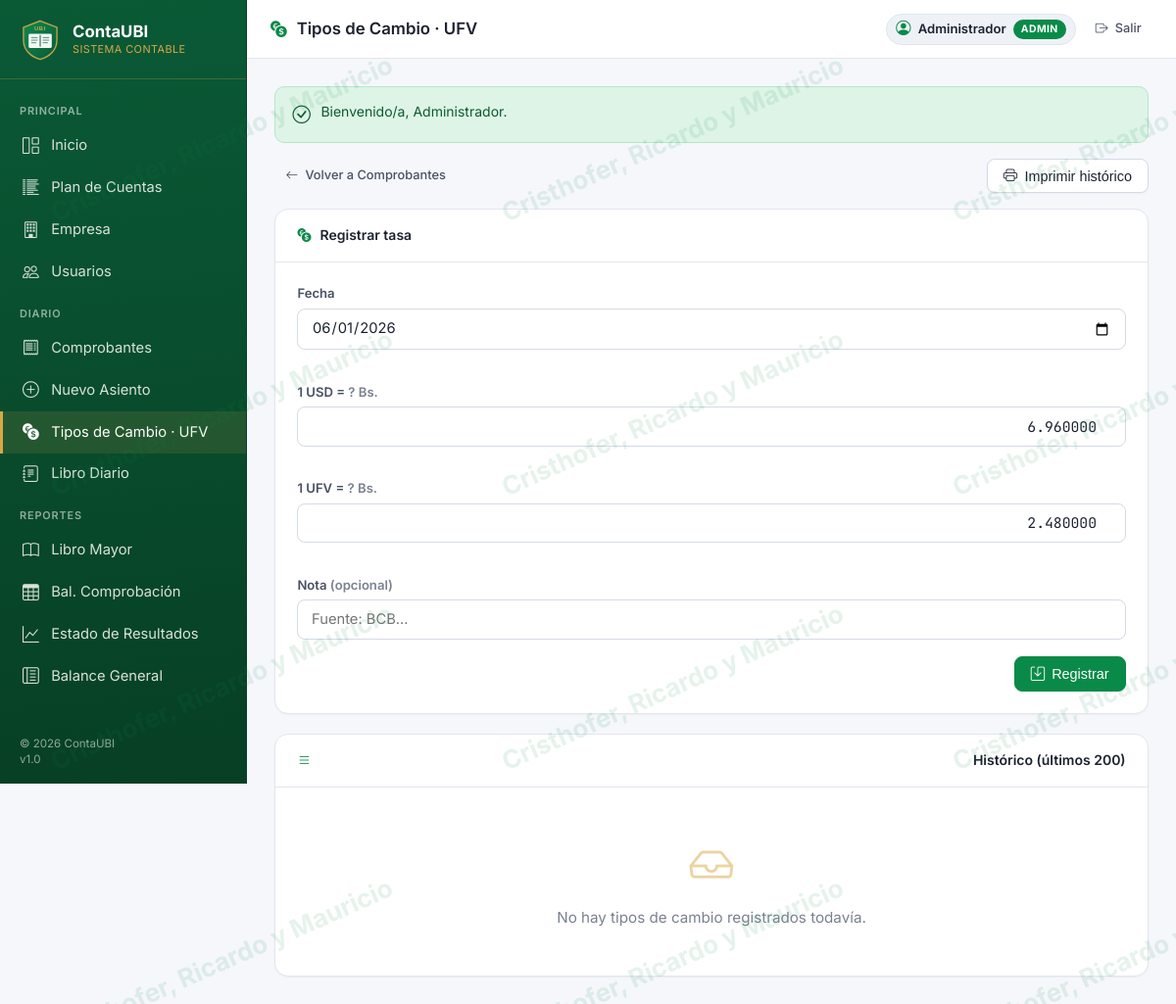
Page /tipos_cambio.php (signed in) on the earlier database version.
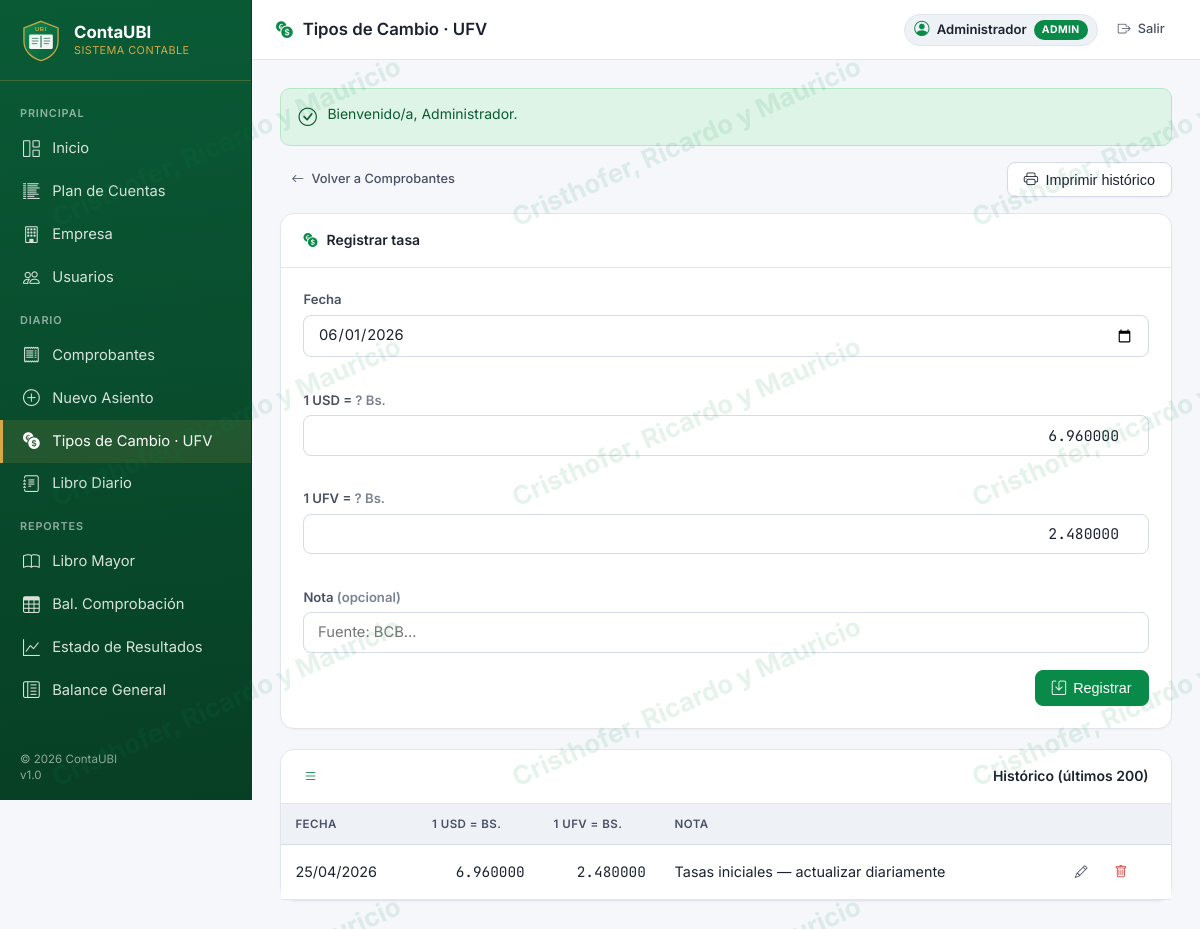
Same page on the later database version.
### tables this page shows
CREATE TABLE tipos_cambio (
    id        INT AUTO_INCREMENT PRIMARY KEY,
    fecha     DATE NOT NULL,
    tasa_usd  DECIMAL(14,6) NOT NULL DEFAULT 0,    
    ufv       DECIMAL(14,6) NOT NULL DEFAULT 0,    
    nota      VARCHAR(160) DEFAULT '',
    creado_en TIMESTAMP DEFAULT CURRENT_TIMESTAMP,
    UNIQUE KEY uniq_fecha (fecha),
    KEY idx_fecha (fecha),
    CONSTRAINT chk_tasa_usd_no_negativa CHECK (tasa_usd >= 0),
    CONSTRAINT chk_ufv_no_negativa      CHECK (ufv      >= 0)
);

### helpers.php (called while the page is built, shortened)
<?php
function h($s): string {
    return htmlspecialchars((string)($s ?? ''), ENT_QUOTES | ENT_SUBSTITUTE, 'UTF-8');
}
function fecha_es(?string $f): string {
    $t = strtotime($f);
    return $t ? date('d/m/Y', $t) : (string)$f;
}
function flash_get(): ?array {
    $d = json_decode($_COOKIE['contaubi_flash'], true);
    return is_array($d) ? $d : null;
}

### auth.php (called while the page is built, shortened)
<?php
function auth_user(): ?array {
    return $_SESSION['usuario'] ?? null;
}

### tipos_cambio.php (the view, shortened to what this page needs)
<?php
require_once __DIR__ . '/helpers.php';
require_once __DIR__ . '/auth.php';
$pageTitle  = 'Tipos de Cambio · UFV';
$pageIcon   = 'bi-currency-exchange';
$activePage = 'tipos_cambio';
$edit = null;
$form = $edit ?: [
    'id'       => 0,
    'fecha'    => date('Y-m-d'),
    'tasa_usd' => '6.960000',
    'ufv'      => '2.480000',
    'nota'     => '',
];
$rs = $conn->query("SELECT * FROM tipos_cambio ORDER BY fecha DESC, id DESC LIMIT 200");
$lista = $rs ? $rs->fetch_all(MYSQLI_ASSOC) : [];
include __DIR__ . '/layout_top.php';
?>
<div class="no-print" style="display:flex;justify-content:space-between;align-items:center;margin-bottom:1rem">
  <a href="comprobantes.php" class="btn btn-ghost btn-sm"><i class="bi bi-arrow-left"></i> Volver a Comprobantes</a>
  <button class="btn" onclick="window.print()"><i class="bi bi-printer"></i> Imprimir histórico</button>
</div>
<div class="card anim" style="max-width:980px">
  <div class="card-header">
    <span><i class="bi bi-currency-exchange"></i> <?= $edit ? 'Editar' : 'Registrar' ?> tasa</span>
  </div>
  <div class="card-body">
    <form method="POST">
      <div class="form-grid form-grid-4">
        <div class="form-group">
          <label class="form-label">Fecha</label>
          <input type="date" name="fecha" class="form-control" required value="<?= h($form['fecha']) ?>">
        </div>
        <div class="form-group">
          <label class="form-label">1 USD = <span class="text-muted">? Bs.</span></label>
          <input type="number" step="0.000001" min="0" name="tasa_usd" class="form-control text-right num" required value="<?= h($form['tasa_usd']) ?>">
        </div>
        <div class="form-group">
          <label class="form-label">1 UFV = <span class="text-muted">? Bs.</span></label>
          <input type="number" step="0.000001" min="0" name="ufv" class="form-control text-right num" required value="<?= h($form['ufv']) ?>">
        </div>
        <div class="form-group">
          <label class="form-label">Nota <span class="text-muted">(opcional)</span></label>
          <input type="text" name="nota" maxlength="160" class="form-control" value="<?= h($form['nota']) ?>" placeholder="Fuente: BCB...">
        </div>
      </div>
      <div style="display:flex;justify-content:flex-end;gap:.5rem">
        <button class="btn btn-primary"><i class="bi bi-save"></i> <?= $edit ? 'Actualizar' : 'Registrar' ?></button>
      </div>
    </form>
  </div>
</div>
<div class="card anim" style="margin-top:1rem">
  <div class="card-header"><i class="bi bi-list"></i> Histórico (últimos 200)</div>
  <div class="card-body" style="padding:0">
    <?php if (!$lista): ?>
      <div class="empty-state"><i class="bi bi-inbox"></i><p>No hay tipos de cambio registrados todavía.</p></div>
    <?php else: ?>
      <div class="table-wrap">
        <table class="table">
          <thead>
            <tr>
              <th>Fecha</th>
              <th class="text-right">1 USD = Bs.</th>
              <th class="text-right">1 UFV = Bs.</th>
              <th>Nota</th>
              <th class="no-print" style="width:140px"></th>
            </tr>
          </thead>
          <tbody>
            <?php foreach ($lista as $tc): ?>
              <tr>
                <td><?= fecha_es($tc['fecha']) ?></td>
                <td class="text-right num"><?= number_format((float)$tc['tasa_usd'],6,'.',',') ?></td>
                <td class="text-right num"><?= number_format((float)$tc['ufv'],6,'.',',') ?></td>
                <td class="text-muted"><?= h($tc['nota']) ?></td>
                <td class="text-center no-print">
                  <a href="tipos_cambio.php?edit=<?= (int)$tc['id'] ?>" class="btn btn-ghost btn-sm" title="Editar"><i class="bi bi-pencil"></i></a>
                  <form method="POST" style="display:inline" onsubmit="return confirm('¿Eliminar la tasa del <?= h($tc['fecha']) ?>?')">
                    <button class="btn btn-ghost btn-sm" title="Eliminar"><i class="bi bi-trash text-danger"></i></button>
                  </form>
                </td>
              </tr>
            <?php endforeach; ?>
          </tbody>
        </table>
      </div>
    <?php endif; ?>
  </div>
</div>
<?php include __DIR__ . '/layout_bottom.php'; ?>

### layout_top.php (shortened to what this page needs)
<?php
$pageTitle  = $pageTitle  ?? 'ContaUBI';
$activePage = $activePage ?? '';
$nav = [
    ['Principal',            '',                          '',                  '',                                'dashboard.ver'],
    ['Inicio',               'index.php',                 'home',              'bi-grid-1x2',                     'dashboard.ver'],
    ['Plan de Cuentas',      'cuentas.php',               'cuentas',           'bi-list-columns-reverse',         'cuentas.ver'],
    ['Empresa',              'empresa.php',               'empresa',           'bi-building',                     'empresa.editar'],
    ['Usuarios',             'usuarios.php',              'usuarios',          'bi-people',                       'usuarios.gestionar'],
    ['Diario',               '',                          '',                  '',                                'comprobantes.ver'],
    ['Comprobantes',         'comprobantes.php',          'comprobantes',      'bi-receipt',                      'comprobantes.ver'],
    ['Nuevo Asiento',        'comprobante_crear.php',     'comprobante_crear', 'bi-plus-circle',                  'comprobantes.crear'],
    ['Tipos de Cambio · UFV','tipos_cambio.php',          'tipos_cambio',      'bi-currency-exchange',            'cuentas.gestionar'],
    ['Libro Diario',         'libro_diario.php',          'libro_diario',      'bi-journal-text',                 'reportes.ver'],
    ['Reportes',             '',                          '',                  '',                                'reportes.ver'],
    ['Libro Mayor',          'libro_mayor.php',           'libro_mayor',       'bi-book',                         'reportes.ver'],
    ['Bal. Comprobación',    'balance_comprobacion.php',  'balance_comp',      'bi-table',                        'reportes.ver'],
    ['Estado de Resultados', 'estado_resultados.php',     'estado_resultados', 'bi-graph-up',                     'reportes.ver'],
    ['Balance General',      'balance_general.php',       'balance_general',   'bi-layout-text-sidebar-reverse',  'reportes.ver'],
];
$navVisibles = [];
foreach ($nav as $item) {
    $navVisibles[] = $item;
}
$navFinal = [];
$n = count($navVisibles);
for ($i = 0; $i < $n; $i++) {
    $navFinal[] = $navVisibles[$i];
}
$me = function_exists('auth_user') ? auth_user() : null;
?>
<!DOCTYPE html>
<html lang="es">
<head>
<link href="https://cdn.jsdelivr.net/npm/bootstrap-icons@1.11.3/font/bootstrap-icons.css" rel="stylesheet">
<link rel="stylesheet" href="assets/css/app.css">
</head>
<body>
<div class="app-shell">
  <aside class="sidebar">
    <div class="brand">
      <img src="assets/img/logo.svg" alt="ContaUBI">
      <div>
        <div class="title">ContaUBI</div>
        <div class="sub">Sistema Contable</div>
      </div>
    </div>
    <?php
    foreach ($navFinal as $item) {
        if ($item[1] === '') {
            echo "<div class='section-label'>" . h($item[0]) . "</div>";
        } else {
            $cls  = ($activePage === $item[2]) ? 'nav active' : 'nav';
            $icon = $item[3] ?? 'bi-circle';
            echo "<a href='" . h($item[1]) . "' class='" . $cls . "'>"
               . "<i class='bi " . h($icon) . "'></i> " . h($item[0]) . "</a>";
        }
    }
    ?>
    <div class="sidebar-footer">
      &copy; <?= date('Y') ?> ContaUBI<br>
      v1.0
    </div>
  </aside>
  <div class="main">
    <div class="topbar">
      <h1><i class="bi <?= h($pageIcon ?? 'bi-app') ?>"></i> <?= h($pageTitle) ?></h1>
      <?php if ($me): ?>
      <div class="topbar-right">
        <span class="user-tag" title="<?= h($me['nombre']) ?> (<?= h($me['rol']) ?>)">
          <i class="bi bi-person-circle"></i>
          <span class="user-name"><?= h($me['nombre']) ?></span>
          <span class="rol-chip rol-<?= h($me['rol']) ?>"><?= strtoupper(h($me['rol'])) ?></span>
        </span>
        <a href="logout.php" class="btn btn-ghost btn-sm" title="Cerrar sesión">
          <i class="bi bi-box-arrow-right"></i> Salir
        </a>
      </div>
      <?php endif; ?>
    </div>
    <div class="body-pane">
      <?php
      $flash = flash_get();
      if ($flash):
        $klass = ['success'=>'alert-success','danger'=>'alert-danger','warn'=>'alert-warn','info'=>'alert-info'][$flash['tipo']] ?? 'alert-info';
        $icon  = ['success'=>'check-circle','danger'=>'exclamation-circle','warn'=>'exclamation-triangle','info'=>'info-circle'][$flash['tipo']] ?? 'info-circle';
      ?>
        <div class="alert <?= $klass ?> anim">
          <i class="bi bi-<?= $icon ?>"></i>
          <span><?= h($flash['msg']) ?></span>
        </div>
      <?php endif; ?>

### layout_bottom.php
    </div>
  </div>
</div>
</body>
</html>

Differences in the rows shown:
added tipos_cambio: fecha "25/04/2026", tasa_usd "6.960000", ufv "2.480000", nota "Tasas iniciales — actualizar diariamente"
Other differences:
text no longer shown: "No hay tipos de cambio registrados todavía."
text now shown: "FECHA 1 USD = BS. 1 UFV = BS. NOTA"
